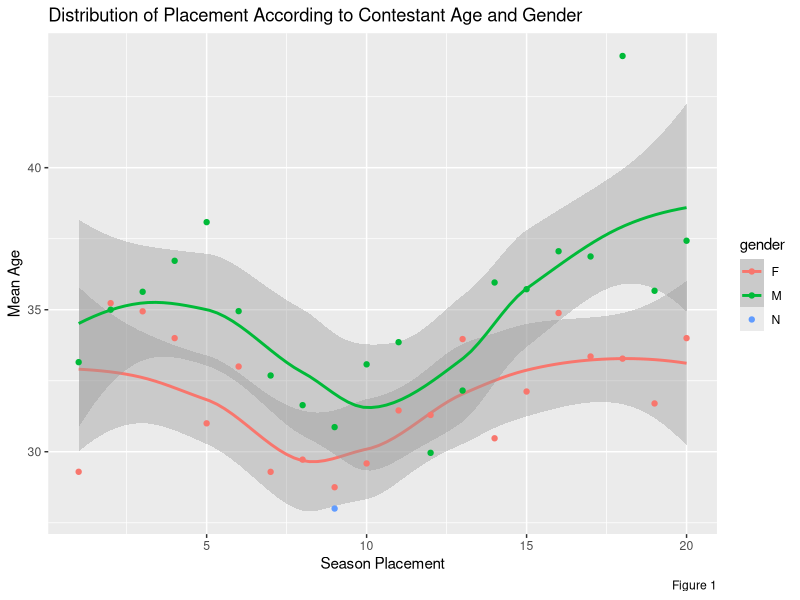
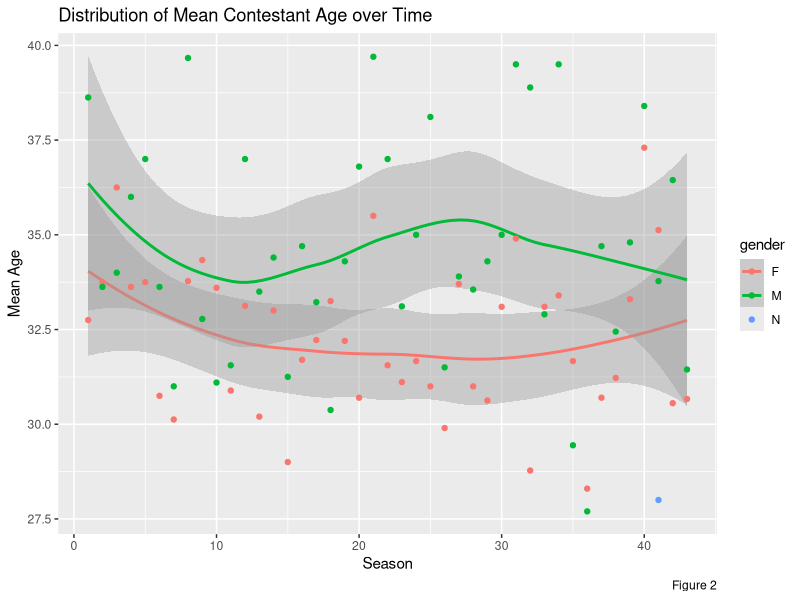

The R source for these figures, in order:
## ---- chunk 1
#| label: packages-data
#| echo: false

library(tidyverse)
contestants <- read_csv("data/contestant_table.csv")
seasons <- read_csv("data/season_table.csv")
tribes <- read_csv("data/tribe_table.csv")

## ---- chunk 2
#| label: age-vs-placement
#| echo: false

contestants |>
  summarize(
    .by = c(finish, gender),
    mean_age = mean(age),
    median_age = median(age)
  ) |>
  ggplot(aes(finish, mean_age, color = gender)) +
  geom_smooth(method = "loess") +
  geom_point() +
  labs(title = "Distribution of Placement According to Contestant Age and Gender",
       x = "Season Placement",
       y = "Mean Age",
       caption = "Figure 1")


contestants |>
  mutate(finish = as.factor(finish)) |>
  summarize(
    .by = c(finish, gender),
    mean_age = mean(age),
    median_age = median(age)
  ) |>
  arrange(finish, gender) |>
  knitr::kable(caption = "Table 1")

## ---- chunk 3
#| label: gender-v-placement-time
#| echo: false

contestants |>
  summarize(
    .by = c(num_season, gender),
    mean_age = mean(age)
  ) |>
  ggplot(aes(num_season, mean_age, color = gender)) +
  geom_smooth(method = "loess") +
  geom_point() +
  labs(title = "Distribution of Mean Contestant Age over Time",,
       x = "Season",
       y = "Mean Age",
       caption = "Figure 2")

contestants |>
  summarize(
    .by = c(num_season, gender),
    mean_age = mean(age),
    median_age = median(age)
  ) |>
  arrange(num_season, gender) |>
  knitr::kable(caption = "Table 2")
